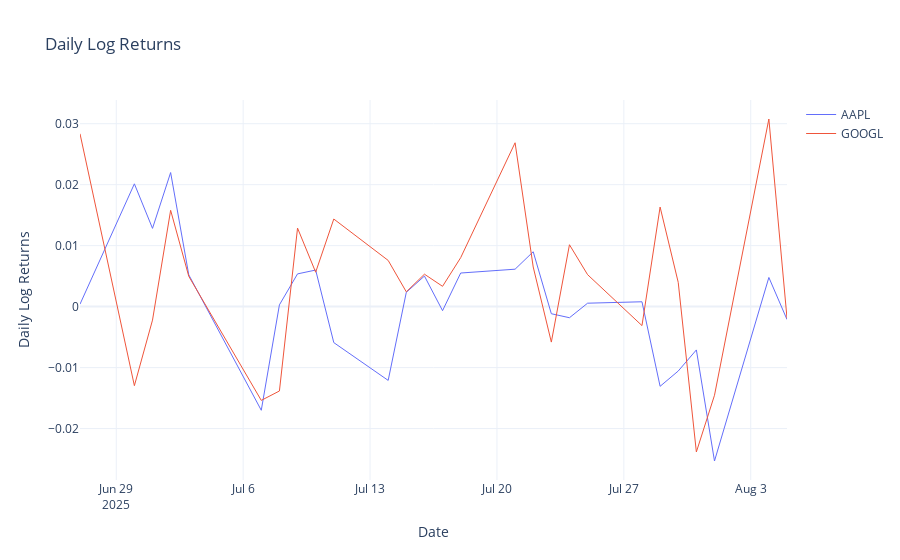

Notebook source saved alongside this figure:
### Code cell
import plotly.graph_objects as go

# Check what columns are available
print("Available columns:", daily_returns.columns.tolist())

fig = go.Figure()

# Add trace for each available column that contains AAPL or GOOG
available_stocks = []
for col in daily_returns.columns:
    if 'AAPL' in col or 'GOOG' in col or 'GOOGL' in col:
        available_stocks.append(col)

print("Found stocks:", available_stocks)

# Plot the available stocks
for column in available_stocks:
    fig.add_trace(go.Scatter(
        x=daily_returns.index,
        y=daily_returns[column],
        mode='lines',
        name=column,
        line=dict(width=1)
    ))

fig.update_layout(
    title='Daily Log Returns',
    xaxis_title='Date',
    yaxis_title='Daily Log Returns',
    template='plotly_white',
    hovermode='x unified'
)

fig.show()
